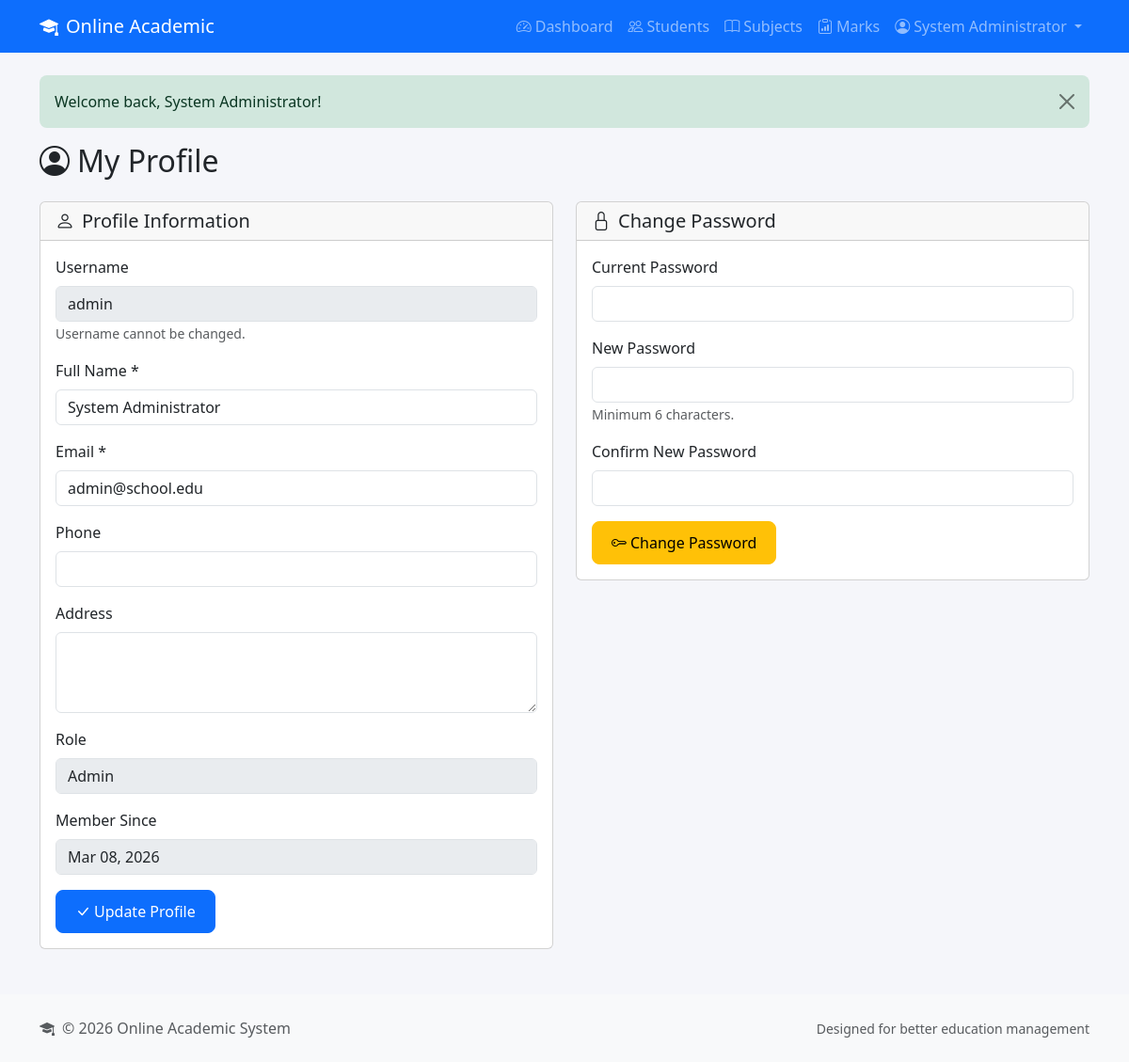
The app's page /profile.php (signed in) with its own data.
### tables this page shows
CREATE TABLE IF NOT EXISTS users (
    id INT AUTO_INCREMENT PRIMARY KEY,
    username VARCHAR(50) UNIQUE NOT NULL,
    password VARCHAR(255) NOT NULL,
    email VARCHAR(100) UNIQUE NOT NULL,
    full_name VARCHAR(100) NOT NULL,
    role ENUM('student', 'admin') DEFAULT 'student',
    roll_number VARCHAR(20) UNIQUE,
    class VARCHAR(20),
    phone VARCHAR(15),
    address TEXT,
    status ENUM('active', 'inactive') DEFAULT 'active',
    created_at TIMESTAMP DEFAULT CURRENT_TIMESTAMP,
    updated_at TIMESTAMP DEFAULT CURRENT_TIMESTAMP ON UPDATE CURRENT_TIMESTAMP,
    INDEX idx_role (role),
    INDEX idx_roll_number (roll_number),
    INDEX idx_status (status)
);

### config/database.php (called while the page is built, shortened)
<?php
function getDBConnection() {
    static $pdo = null;
    if ($pdo === null) {
        try {
            $dsn = "mysql:host=" . DB_HOST . ";dbname=" . DB_NAME . ";charset=" . DB_CHARSET;
            $options = [
                PDO::ATTR_ERRMODE => PDO::ERRMODE_EXCEPTION,
                PDO::ATTR_DEFAULT_FETCH_MODE => PDO::FETCH_ASSOC,
                PDO::ATTR_EMULATE_PREPARES => false,
                PDO::MYSQL_ATTR_INIT_COMMAND => "SET NAMES " . DB_CHARSET . " COLLATE utf8mb4_unicode_ci"
            ];
            $pdo = new PDO($dsn, DB_USER, DB_PASS, $options);
        } catch (PDOException $e) {
            error_log("Database connection failed: " . $e->getMessage());
            throw new Exception("Database connection failed. Please try again later.");
        }
    }
    return $pdo;
}
function executeQuery($sql, $params = []) {
    $pdo = getDBConnection();
    $stmt = $pdo->prepare($sql);
    $stmt->execute($params);
    return $stmt;
}
function fetchOne($sql, $params = []) {
    return executeQuery($sql, $params)->fetch();
}

### profile.php (the view, shortened to what this page needs)
<?php
require_once 'includes/functions.php';
$user = getCurrentUser();
include 'includes/header.php';
?>
<div class="row">
    <div class="col-12">
        <h2 class="mb-4">
            <i class="bi bi-person-circle me-2"></i>My Profile
        </h2>
    </div>
</div>
<div class="row">
    <div class="col-md-6 mb-4">
        <div class="card">
            <div class="card-header">
                <h5 class="mb-0"><i class="bi bi-person me-2"></i>Profile Information</h5>
            </div>
            <div class="card-body">
                <form method="POST" action="">
                    <div class="mb-3">
                        <label class="form-label">Username</label>
                        <input type="text" class="form-control" value="<?php echo htmlspecialchars($user['username']); ?>" disabled>
                        <small class="text-muted">Username cannot be changed.</small>
                    </div>
                    <div class="mb-3">
                        <label class="form-label">Full Name *</label>
                        <input type="text" class="form-control" name="full_name" required
                               value="<?php echo htmlspecialchars($user['full_name']); ?>">
                    </div>
                    <div class="mb-3">
                        <label class="form-label">Email *</label>
                        <input type="email" class="form-control" name="email" required
                               value="<?php echo htmlspecialchars($user['email']); ?>">
                    </div>
                    <div class="mb-3">
                        <label class="form-label">Phone</label>
                        <input type="tel" class="form-control" name="phone"
                               value="<?php echo htmlspecialchars($user['phone'] ?? ''); ?>">
                    </div>
                    <div class="mb-3">
                        <label class="form-label">Address</label>
                        <textarea class="form-control" name="address" rows="3"><?php echo htmlspecialchars($user['address'] ?? ''); ?></textarea>
                    </div>
                    <div class="mb-3">
                        <label class="form-label">Role</label>
                        <input type="text" class="form-control" value="<?php echo ucfirst($user['role']); ?>" disabled>
                    </div>
                    <div class="mb-3">
                        <label class="form-label">Member Since</label>
                        <input type="text" class="form-control" value="<?php echo formatDate($user['created_at']); ?>" disabled>
                    </div>
                    <button type="submit" name="update_profile" class="btn btn-primary">
                        <i class="bi bi-check-lg me-1"></i>Update Profile
                    </button>
                </form>
            </div>
        </div>
    </div>
    <div class="col-md-6 mb-4">
        <div class="card">
            <div class="card-header">
                <h5 class="mb-0"><i class="bi bi-lock me-2"></i>Change Password</h5>
            </div>
            <div class="card-body">
                <form method="POST" action="">
                    <div class="mb-3">
                        <label class="form-label">Current Password</label>
                        <input type="password" class="form-control" name="current_password" required>
                    </div>
                    <div class="mb-3">
                        <label class="form-label">New Password</label>
                        <input type="password" class="form-control" name="new_password" required minlength="6">
                        <small class="text-muted">Minimum 6 characters.</small>
                    </div>
                    <div class="mb-3">
                        <label class="form-label">Confirm New Password</label>
                        <input type="password" class="form-control" name="confirm_password" required>
                    </div>
                    <button type="submit" name="change_password" class="btn btn-warning">
                        <i class="bi bi-key me-1"></i>Change Password
                    </button>
                </form>
            </div>
        </div>
    </div>
</div>
<?php include 'includes/footer.php'; ?>

### assets/css/style.css (style rules this page uses)
:root { --primary-color: #0d6efd; --secondary-color: #6c757d; --success-color: #198754; --info-color: #0dcaf0; --warning-color: #ffc107; --danger-color: #dc3545; --light-color: #f8f9fa; --dark-color: #212529; }
html, body { height: 100%; }
body { display: flex; flex-direction: column; background-color: #f5f6fa; }
.btn { border-radius: 8px; font-weight: 500; padding: 10px 20px; }

### records on screen
users: username "admin", full_name "System Administrator", email "admin@school.edu", role "Admin", created_at "Mar 08, 2026"

### other values on screen
$_SESSION['full_name'] "System Administrator"
$flash['message'] "Welcome back, System Administrator!"
